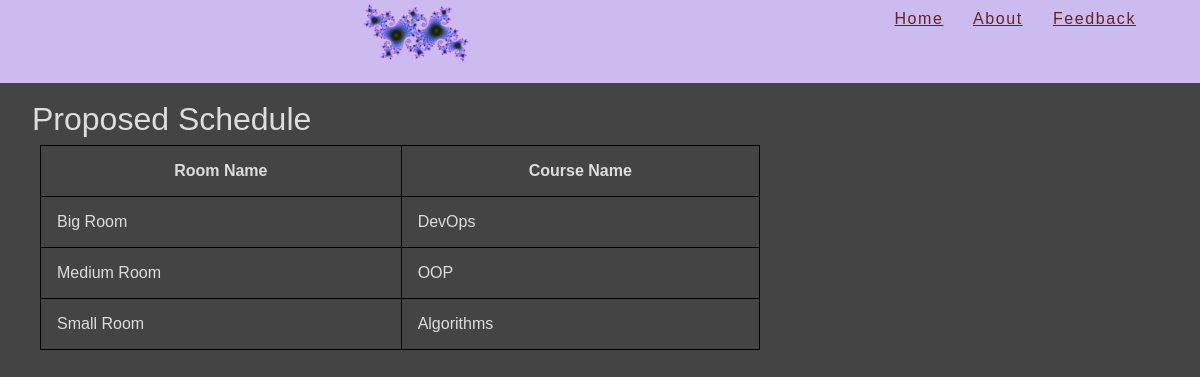
Page /schedule/ on the committed database.
### scheduler/models.py (models this page shows, shortened)
class Room(models.Model):
    rname = models.CharField(max_length=128, default="")
    capacity = models.IntegerField()
    rtype = models.CharField(max_length=128, default="Lecture")
    building = models.CharField(max_length=128, default="", blank=True)

class Course(models.Model):
	cname = models.CharField(max_length=128, blank=False)
	capacity = models.IntegerField(default = 0)

### scheduler/views.py (the view)
# urls.py: url('schedule/$', views.schedule)
def schedule(request):
    all_courses = Course.objects.all().order_by('-capacity')
    all_rooms = Room.objects.all().order_by('-capacity')
    scheduled_rooms = {}
    for course in all_courses:
        for room in all_rooms:
            if room.rname not in scheduled_rooms and course.cname not in scheduled_rooms.values():
                if course.capacity < room.capacity:
                    scheduled_rooms[room.rname] = course.cname
    return render(request, 'schedule.html', {'dictionary': scheduled_rooms})

### scheduler/templates/schedule.html
{% extends "base.html" %}
{% block content %}
	<h1>Proposed Schedule</h1>
	<table style="width:60%">
		<tr>
			<th>Room Name</th>
			<th>Course Name</th>
		</tr>
		{% for key, value in dictionary.items %}
			<tr>
				<td>{{key}}</td>
	    		<td>{{value}}</td>
	    	</tr>
		{% endfor %}
	</table>
{% endblock content %}

### mysite/static/scheduler/style.css (style rules this page uses)
body { margin: 0; padding: 0; font-size: 100%; color: #ddd; background: #444; font-family: Arial, Helvetica, sans-serif }
table, th, td { width: 140% table-layout: fixed; margin: .4em 2.5em .4em 2.5em; font-size: 1em; border-collapse: collapse; border: 1px solid black; }
th, td { padding: 1em; }
th { background: #444; }
td { background: #444; }
h1,h2,h3,h4,h5 { font-weight: 400; }
h1 { display: inline; margin: 0em 0em .6em 0em; padding-bottom: 2em; padding-top: 1em; padding-left: 1em; font-size: 2em; text-align: center; }

### rows in the picture
Room: dictionary "Big Room"
Course: dictionary "DevOps"
Room: dictionary "Medium Room"
Course: dictionary "OOP"
Room: dictionary "Small Room"
Course: dictionary "Algorithms"
